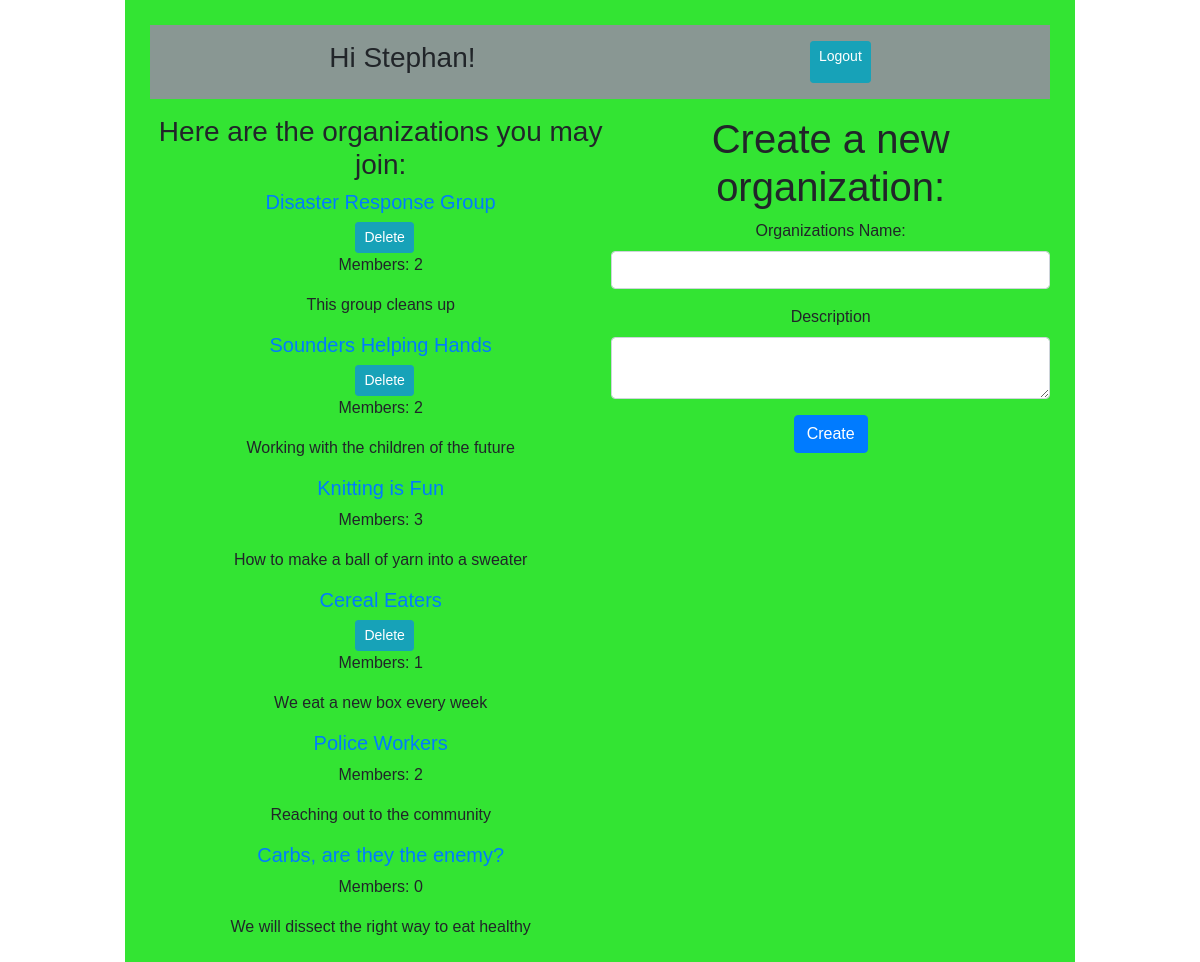
The page /success (signed in) on the database its author committed.
### exam_app/models.py (models this page shows)
class User(models.Model):
    first_name = models.CharField(max_length=50)
    last_name = models.CharField(max_length=50)
    email = models.EmailField()
    password = models.CharField(max_length=50)
    created_at = models.DateTimeField(auto_now_add=True)
    updated_at = models.DateTimeField(auto_now=True)
    objects = UserManager()

class Group(models.Model):
    org_name = models.CharField(max_length=255)
    desc = models.CharField(max_length=255)
    creator = models.ForeignKey(User, related_name="has_created_groups", on_delete=models.CASCADE)
    joined_by = models.ManyToManyField(User, related_name="joined_groups")
    created_at = models.DateTimeField(auto_now_add=True)
    updated_at = models.DateTimeField(auto_now=True)
    objects = GroupManager()

### exam_app/views.py (the view)
# urls.py: path('success', views.success),
def success(request):
    if 'user_id' not in request.session:
        return redirect('/')
    else:
        context = {
            'all_groups': Group.objects.all(),
            'this_user': User.objects.get(id=request.session['user_id'])
        }
        return render(request, 'main_page.html', context)

### exam_app/templates/main_page.html (shortened to what this page needs)
<!DOCTYPE html>
<html lang="en">
<head>
    <link rel="stylesheet" href="https://stackpath.bootstrapcdn.com/bootstrap/4.5.2/css/bootstrap.min.css">
    {% load static %}
    <link rel="stylesheet" href="{% static 'style.css' %}">
</head>
<body>
    <div id='wrap'>
        <nav>
            <h3>Hi {{request.session.greeting}}!</h3>
            <a href="/logout" role="button" class="btn btn-sm btn-info ml-2 text-white">Logout</a>
        </nav>
        <div id='write'>
            <div class="list">
                <h3>Here are the organizations you may join:</h3>
                {% for group in all_groups %}
                {% if this_user in group.joined_by.all %}
                <div class="container">
                    <h5><a href="/groups/{{group.id}}">{{group.org_name}}</a></h5>
                    {% if group.creator.id == request.session.user_id %}
                    <a href="/delete/{{group.id}}"role="button" class="btn btn-sm btn-info ml-2 text-white">Delete</a>
                    {% endif %}
                    <p>Members: {{ group.joined_by.count }}</p>
                    <p>{{group.desc}}</p>
                </div>
                {% endif %}
                {% endfor %}
                {% for group in all_groups %}
                {% if this_user not in group.joined_by.all %}
                <div class="container">
                    <h5><a href="/groups/{{group.id}}">{{group.org_name}}</a></h5>
                    <p>Members: {{ group.joined_by.count }}</p>
                    <p>{{group.desc}}</p>
                </div>
                {% endif %}
                {% endfor %}
            </div>
            <div class="create">
                <h1>Create a new organization:</h1>
                <form action="groups/create" method="post">
                    <div class="form-group">
                        <label for="org_name">Organizations Name:</label>
                        <input type="text" name="org_name" id="org_name" class="form-control">
                    </div>
                    <div class="form-group">
                        <label for="desc">Description</label>
                        <textarea name="desc" id="desc" class="form-control"></textarea>
                    </div>
                    <button class="btn button btn-primary">Create</button>
                </form>
            </div>
        </div>
    </div>
</body>
</html>

### exam_app/static/style.css (style rules this page uses)
nav { background-color: #899793; display: flex; justify-content: space-around; margin-bottom: 1em; padding: 1em; }
#wrap { margin: 0px auto; background-color: rgb(51, 228, 51); width: 950px; font-family: sans-serif; padding: 25px; }
#write { display: flex; text-align: center; }
.create { display: block; align-items: baseline; border: black; }

### rows shown on the page
User: session.greeting "Stephan"
Group: org_name "Disaster Response Group", joined_by.count "2", desc "This group cleans up"
Group: org_name "Sounders Helping Hands", joined_by.count "2", desc "Working with the children of the future"
Group: org_name "Knitting is Fun", joined_by.count "3", desc "How to make a ball of yarn into a sweater"
Group: org_name "Cereal Eaters", joined_by.count "1", desc "We eat a new box every week"
Group: org_name "Police Workers", joined_by.count "2", desc "Reaching out to the community"
Group: org_name "Carbs, are they the enemy?", joined_by.count "0", desc "We will dissect the right way to eat healthy"
